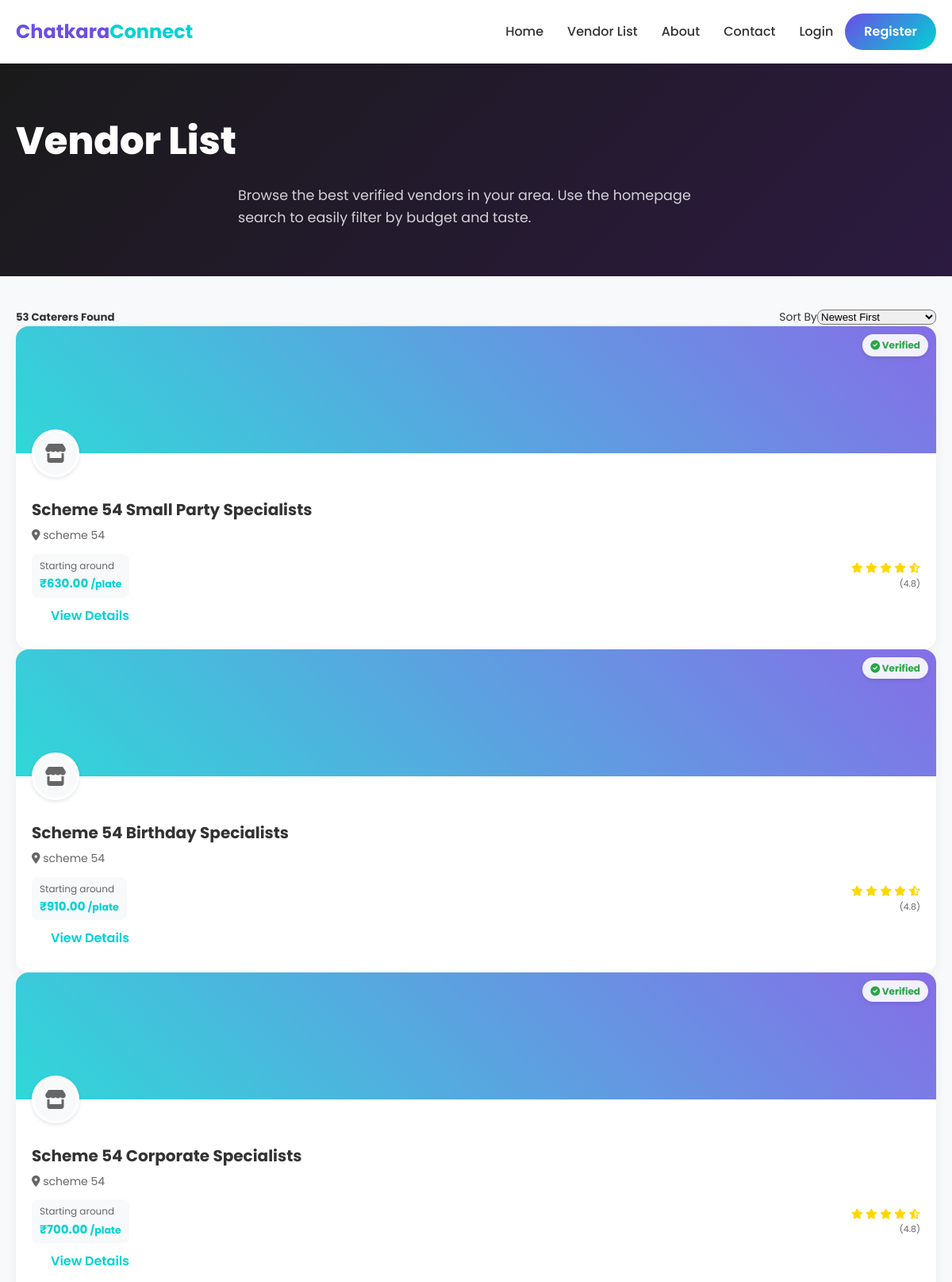
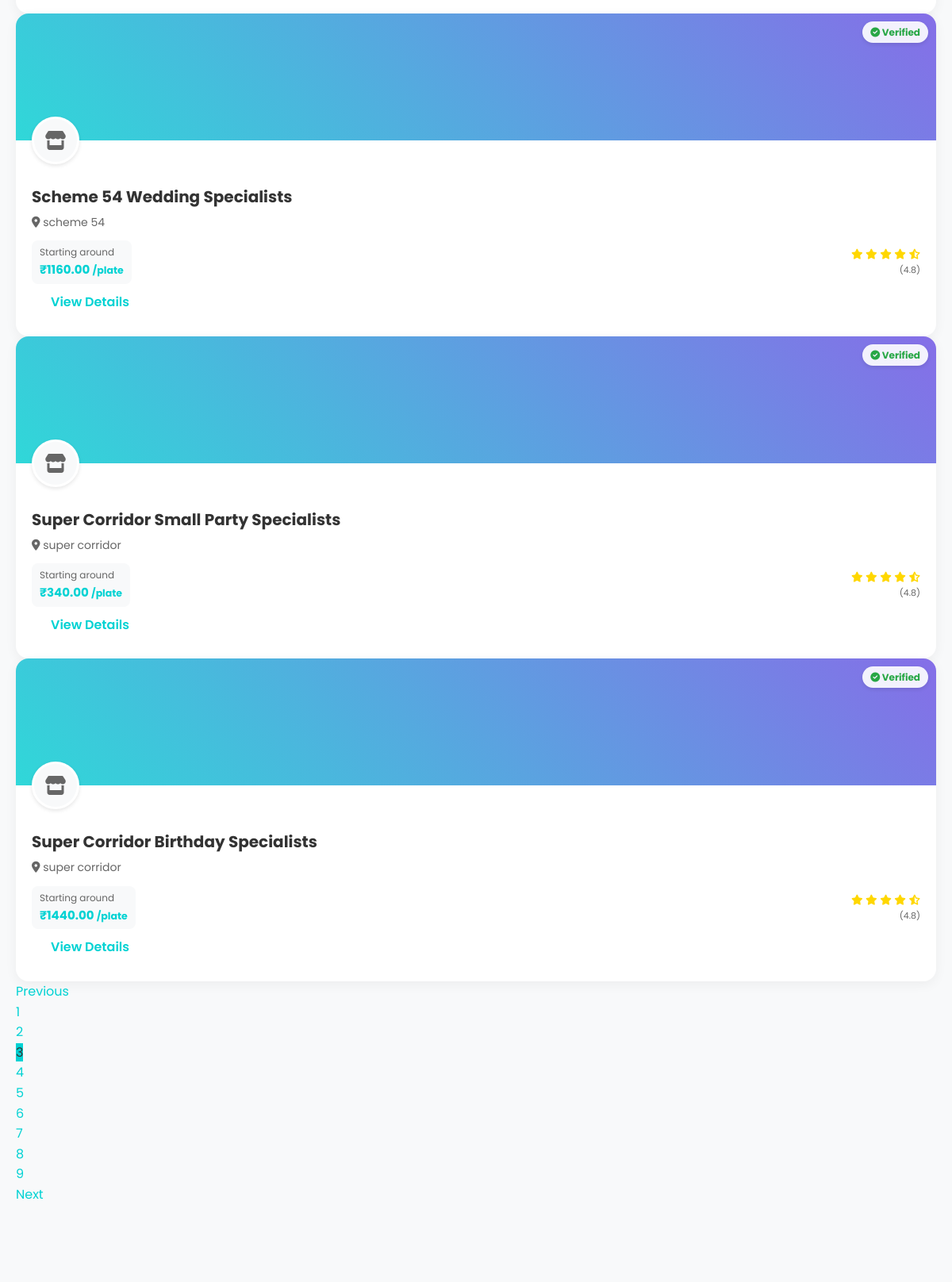
Page /caterers/?page=3 (upper part) on the committed database (2 pictures, top to bottom).
### vendor/models.py (models this page shows, shortened)
class VendorProfile(models.Model):
    user = models.OneToOneField(settings.AUTH_USER_MODEL, on_delete=models.CASCADE, related_name='vendor_profile')
    business_name = models.CharField(max_length=255)
    business_description = models.TextField(blank=True, null=True)
    service_area = models.CharField(max_length=100)
    address = models.TextField()
    profile_image = models.ImageField(upload_to='vendor/profile/', blank=True, null=True)
    cover_image = models.ImageField(upload_to='vendor/covers/', blank=True, null=True)
    starting_price_per_plate = models.DecimalField(max_digits=10, decimal_places=2)
    is_verified = models.BooleanField(default=False)
    created_at = models.DateTimeField(auto_now_add=True)
    updated_at = models.DateTimeField(auto_now=True)

### marketplace/views.py (the view, shortened to what this page needs)
# urls.py: path('caterers/', views.caterer_list, name='caterer_list'),
def caterer_list(request):
    vendors = VendorProfile.objects.filter(is_verified=True)
    search_query = request.GET.get('search')
    if search_query:
        vendors = vendors.filter(business_name__icontains=search_query)
    city = request.GET.get('city')
    if city:
        vendors = vendors.filter(service_area__icontains=city)
    budget = request.GET.get('budget')
    category_id = request.GET.get('category')
    if category_id:
        vendors = vendors.filter(categories__id=category_id).distinct()
    event_type = request.GET.get('event_type')
    if event_type:
        vendors = vendors.filter(
            Q(business_description__icontains=event_type) |
            Q(categories__name__icontains=event_type)
        ).distinct()
    sort_by = request.GET.get('sort')
    if sort_by == 'price_asc':
        vendors = vendors.order_by('starting_price_per_plate')
    elif sort_by == 'price_desc':
        vendors = vendors.order_by('-starting_price_per_plate')
    elif sort_by == 'newest':
        vendors = vendors.order_by('-created_at')
    else:
        vendors = vendors.order_by('-created_at') # Default sorting
    paginator = Paginator(vendors, 6) # 6 vendors per page
    page_number = request.GET.get('page')
    page_obj = paginator.get_page(page_number)
    cities = VendorProfile.objects.filter(is_verified=True).values_list('service_area', flat=True).distinct()
    categories_filter = MenuCategory.objects.all().distinct('name') # Depending on DB, distinct by field might not work in SQLite, but usually works fine or we can just get values
    context = {
        'page_obj': page_obj,
        'cities': cities,
        'categories_filter': MenuCategory.objects.values('id', 'name').distinct(),
        'request_GET': request.GET, # pass GET parameters to maintain filter state in pagination
    }
    return render(request, 'marketplace/caterer_list.html', context)

### templates/marketplace/caterer_list.html (shortened to what this page needs)
{% extends 'base.html' %}
{% load static %}
{% block content %}
<div class="caterer-list-header"
    style="background: linear-gradient(135deg, #1A1A1A, #2c1a40); padding: 60px 0; color: white;">
    <div class="container text-center">
        <h1 style="font-weight: 800; font-size: 3rem; margin-bottom: 15px;">Vendor List</h1>
        <p style="opacity: 0.8; font-size: 1.1rem; max-width: 600px; margin: 0 auto;">
            Browse the best verified vendors in your area. Use the homepage search to easily filter by budget and taste.
        </p>
    </div>
</div>
<div class="container" style="margin-top: 40px; margin-bottom: 60px;">
    <div class="row">
        <div class="col-12">
            <div class="d-flex justify-content-between align-items-center mb-4 pb-3" style="border-bottom: 1px solid #eee;">
                <h5 style="margin: 0; font-weight: 700;">{{ page_obj.paginator.count }} Caterers Found</h5>
                <form action="{% url 'caterer_list' %}" method="GET" class="d-flex align-items-center">
                    <label class="me-2 text-muted" style="font-size: 14px; white-space: nowrap;">Sort By</label>
                    <select name="sort" class="form-select form-select-sm" style="border-radius: 8px; width: 150px;" onchange="this.form.submit()">
                        <option value="newest" {% if request_GET.sort == 'newest' %}selected{% endif %}>Newest First</option>
                    </select>
                </form>
            </div>
            <div class="row">
                {% for vendor in page_obj %}
                <div class="col-md-6 col-lg-4 mb-4">
                    <div class="caterer-card"
                        style="background: white; border-radius: 16px; overflow: hidden; box-shadow: 0 4px 15px rgba(0,0,0,0.05); transition: transform 0.3s ease, box-shadow 0.3s ease; height: 100%; display: flex; flex-direction: column;">
                        <div style="height: 160px; position: relative; background: #eee;">
                            {% if vendor.cover_image %}
                            <img src="{{ vendor.cover_image.url }}" alt="{{ vendor.business_name }}"
                                style="width: 100%; height: 100%; object-fit: cover;">
                            {% else %}
                            <div
                                style="width: 100%; height: 100%; background: linear-gradient(45deg, var(--secondary), var(--primary)); opacity: 0.8;">
                            </div>
                            {% endif %}
                            <div
                                style="position: absolute; top: 10px; right: 10px; background: rgba(255, 255, 255, 0.9); padding: 4px 10px; border-radius: 20px; font-size: 12px; font-weight: 700; color: #28a745; box-shadow: 0 2px 5px rgba(0,0,0,0.1);">
                                <i class="fas fa-check-circle"></i> Verified
                            </div>
                        </div>
                        <div
                            style="padding: 20px; position: relative; flex-grow: 1; display: flex; flex-direction: column;">
                            <div
                                style="width: 60px; height: 60px; border-radius: 50%; border: 3px solid white; overflow: hidden; position: absolute; top: -30px; left: 20px; background: white; box-shadow: 0 2px 5px rgba(0,0,0,0.1);">
                                {% if vendor.profile_image %}
                                <img src="{{ vendor.profile_image.url }}" alt="Profile"
                                    style="width: 100%; height: 100%; object-fit: cover;">
                                {% else %}
                                <div
                                    style="width: 100%; height: 100%; background: var(--bg-light); display: flex; align-items: center; justify-content: center; font-size: 24px; color: var(--text-muted);">
                                    <i class="fas fa-store"></i>
                                </div>
                                {% endif %}
                            </div>
                            <div style="margin-top: 35px;">
                                <h4
                                    style="font-weight: 700; font-size: 1.25rem; margin-bottom: 5px; color: var(--text-main); white-space: nowrap; overflow: hidden; text-overflow: ellipsis;">
                                    {{ vendor.business_name }}</h4>
                                <p style="color: var(--text-muted); font-size: 14px; margin-bottom: 12px; white-space: nowrap; overflow: hidden; text-overflow: ellipsis;">
                                    <i class="fas fa-map-marker-alt text-danger"></i> {{ vendor.service_area }}
                                </p>
                                <div class="d-flex justify-content-between align-items-center mb-3">
                                    <div style="background: #f8f9fa; padding: 5px 10px; border-radius: 8px;">
                                        <span style="font-size: 12px; color: var(--text-muted); display: block;">Starting around</span>
                                        <span style="font-weight: 700; color: var(--secondary); font-size: 15px;">₹{{ vendor.starting_price_per_plate }} <small class="text-muted">/plate</small></span>
                                    </div>
                                    <div style="color: #FFD700; font-size: 13px; text-align: right;">
                                        <i class="fas fa-star"></i>
                                        <i class="fas fa-star"></i>
                                        <i class="fas fa-star"></i>
                                        <i class="fas fa-star"></i>
                                        <i class="fas fa-star-half-alt"></i>
                                        <span
                                            style="color: var(--text-muted); display: block; font-size: 11px;">(4.8)</span>
                                    </div>
                                </div>
                            </div>
                            <div class="mt-auto pt-3 border-top">
                                <a href="{% url 'caterer_detail' vendor.id vendor.business_name|slugify %}"
                                    class="btn btn-outline-primary w-100"
                                    style="border-radius: 8px; font-weight: 600; border-color: var(--secondary); color: var(--secondary); transition: all 0.3s ease;">View
                                    Details</a>
                            </div>
                        </div>
                    </div>
                </div>
                {% endfor %}
            </div>
            {% if page_obj.has_other_pages %}
            <nav aria-label="Page navigation" class="mt-4 mb-5">
                <ul class="pagination justify-content-center">
                    {% if page_obj.has_previous %}
                    <li class="page-item">
                        <a class="page-link"
                            href="?{% for key, value in request_GET.items %}{% if key != 'page' %}{{ key }}={{ value }}&{% endif %}{% endfor %}page={{ page_obj.previous_page_number }}"
                            style="color: var(--secondary); border-radius: 8px 0 0 8px;">Previous</a>
                    </li>
                    {% endif %}
                    {% for num in page_obj.paginator.page_range %}
                    {% if page_obj.number == num %}
                    <li class="page-item active" aria-current="page"><span class="page-link"
                            style="background-color: var(--secondary); border-color: var(--secondary);">{{ num }}</span>
                    </li>
                    {% else %}
                    <li class="page-item"><a class="page-link"
                            href="?{% for key, value in request_GET.items %}{% if key != 'page' %}{{ key }}={{ value }}&{% endif %}{% endfor %}page={{ num }}"
                            style="color: var(--secondary);">{{ num }}</a></li>
                    {% endif %}
                    {% endfor %}
                    {% if page_obj.has_next %}
                    <li class="page-item">
                        <a class="page-link"
                            href="?{% for key, value in request_GET.items %}{% if key != 'page' %}{{ key }}={{ value }}&{% endif %}{% endfor %}page={{ page_obj.next_page_number }}"
                            style="color: var(--secondary); border-radius: 0 8px 8px 0;">Next</a>
                    </li>
                    {% endif %}
                </ul>
            </nav>
            {% endif %}
        </div>
    </div>
</div>
{% endblock %}

### static/css/style.css (style rules this page uses)
:root { --primary: #6B4EE6; --primary-dark: #533CB1; --secondary: #00D2D3; --text-main: #333333; --text-muted: #666666; --bg-light: #F8F9FA; --white: #FFFFFF; --gradient: linear-gradient(135deg, #6B4EE6 0%, #00D2D3 100%); --gradient-hover: linear-gradient(135deg, #533CB1 0%, #00A8A9 100%); --radius-lg: 16px; --radius-md: 8px; --shadow-sm: 0 4px 6px rgba(0, 0, 0, 0.05); --shadow-md: 0 10px 15px rgba(0, 0, 0, 0.1); --transition: all 0.3s ease; }
* { margin: 0; padding: 0; box-sizing: border-box; }
body { font-family: 'Poppins', sans-serif; color: var(--text-main); background-color: var(--bg-light); line-height: 1.6; overflow-x: hidden; }
a { text-decoration: none; color: inherit; transition: var(--transition); }
ul { list-style: none; }
.container { max-width: 1200px; margin: 0 auto; padding: 0 20px; }
.btn { padding: 10px 24px; border-radius: 30px; font-weight: 600; cursor: pointer; border: none; display: inline-block; transition: var(--transition); }
.d-flex { display: flex; }
.justify-content-between { justify-content: space-between; }
.align-items-center { align-items: center; }

### rows in the picture
VendorProfile: business_name "Scheme 54 Small Party Specialists", service_area "scheme 54", starting_price_per_plate "630.00"
VendorProfile: business_name "Scheme 54 Birthday Specialists", service_area "scheme 54", starting_price_per_plate "910.00"
VendorProfile: business_name "Scheme 54 Corporate Specialists", service_area "scheme 54", starting_price_per_plate "700.00"
VendorProfile: business_name "Scheme 54 Wedding Specialists", service_area "scheme 54", starting_price_per_plate "1160.00"
VendorProfile: business_name "Super Corridor Small Party Specialists", service_area "super corridor", starting_price_per_plate "340.00"
VendorProfile: business_name "Super Corridor Birthday Specialists", service_area "super corridor", starting_price_per_plate "1440.00"

### other values in the picture
{{ page_obj.paginator.count }} "53"
{{ num }} "1" "2" "4" "5" "6" "7" "8" "9"
{{ num }} "3"
